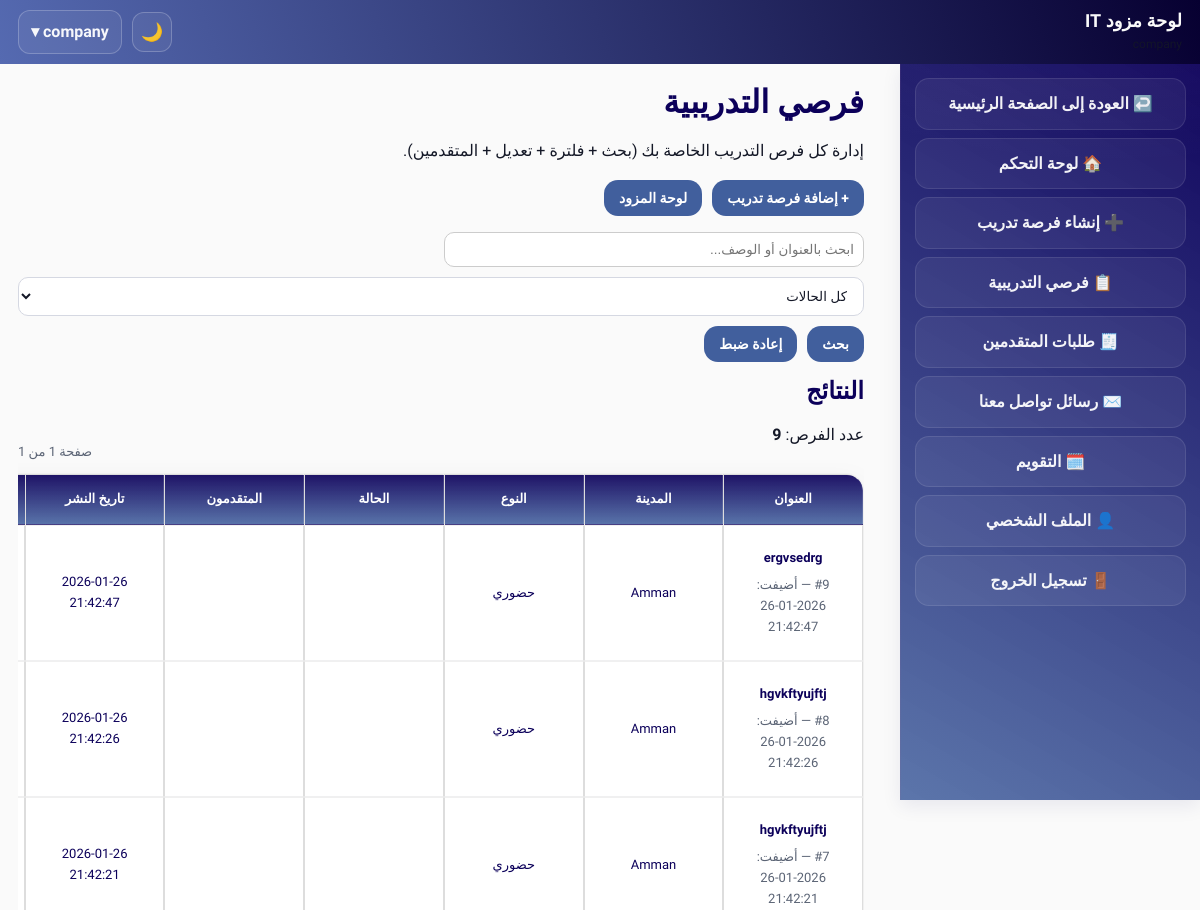
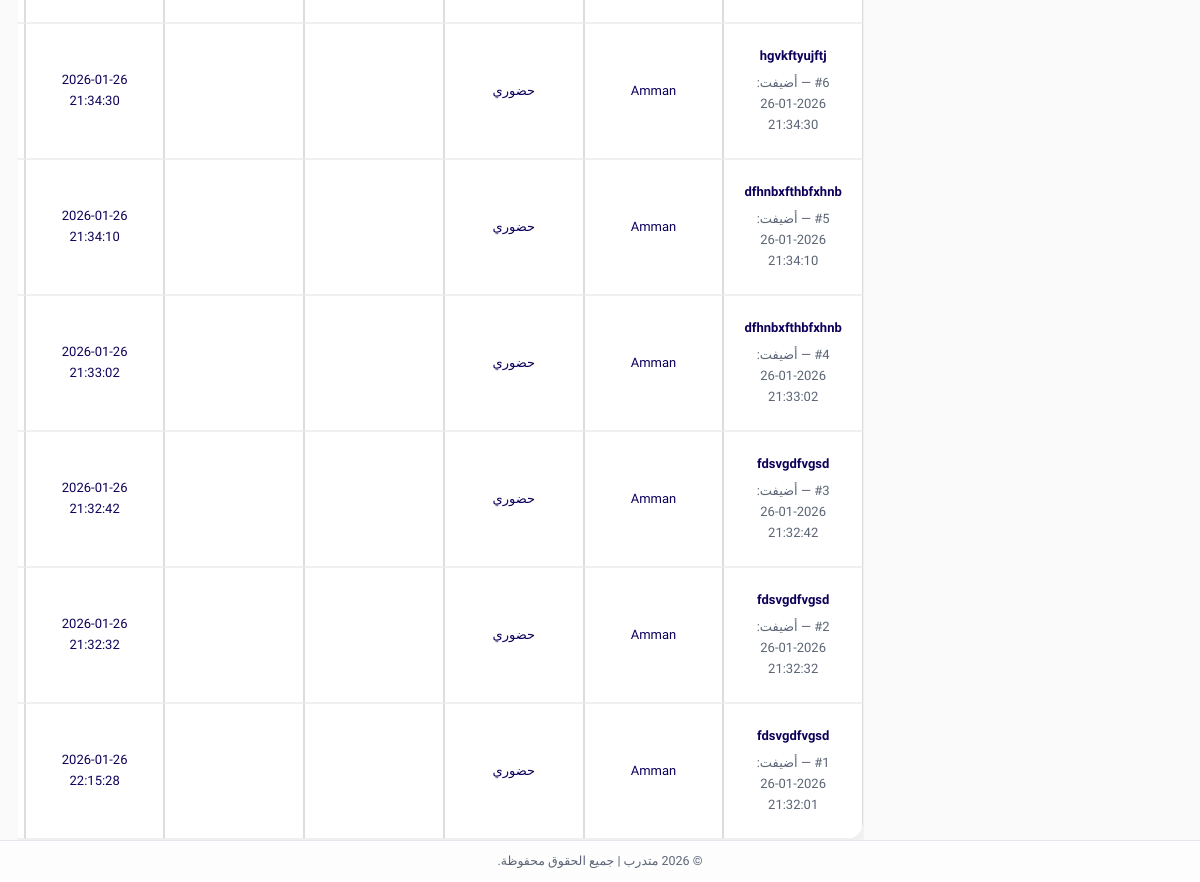
The app's page /it/provider_internships.php (signed in), older data (2 pictures, top to bottom).
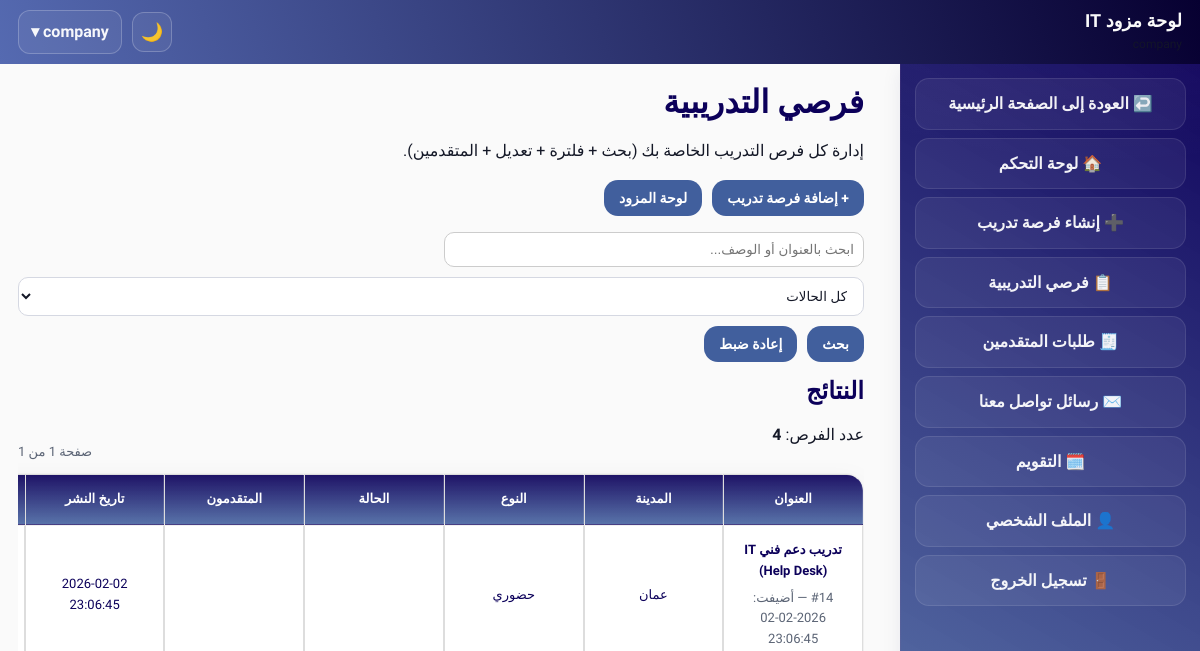
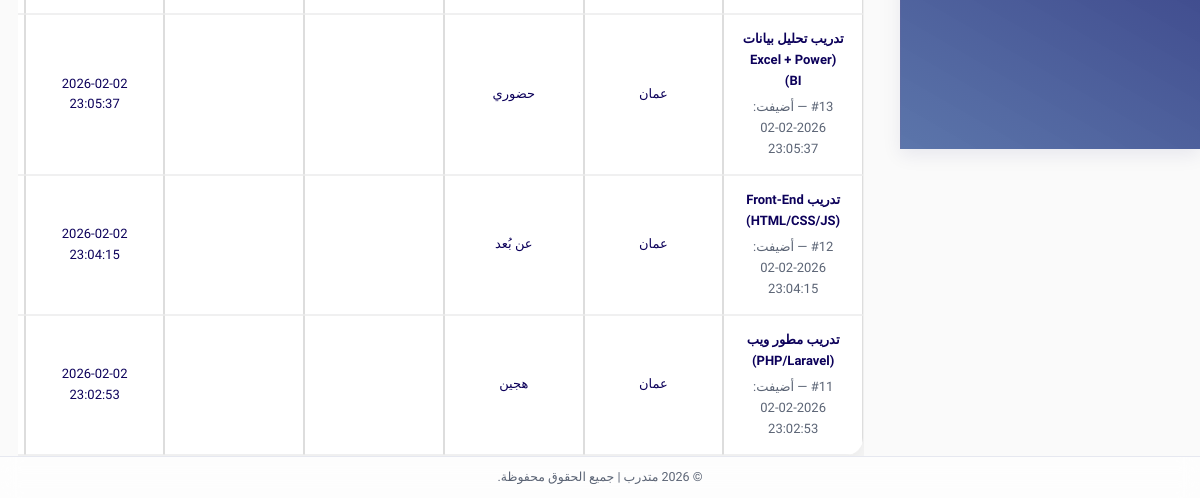
The same page, newer data (2 pictures, top to bottom).
### tables this page shows
CREATE TABLE `it_internships` (
  `internship_id` int(11) NOT NULL,
  `provider_user_id` int(11) NOT NULL,
  `title` varchar(200) NOT NULL,
  `description` text NOT NULL,
  `field` varchar(100) DEFAULT NULL,
  `internship_type` enum('onsite','remote','hybrid') NOT NULL DEFAULT 'onsite',
  `city` varchar(100) DEFAULT NULL,
  `country` varchar(100) DEFAULT NULL,
  `duration_weeks` smallint(6) DEFAULT NULL,
  `start_date` date DEFAULT NULL,
  `end_date` date DEFAULT NULL,
  `required_skills` text DEFAULT NULL,
  `seats` smallint(6) DEFAULT 1,
  `status` enum('draft','published','closed') NOT NULL DEFAULT 'published',
  `published_at` datetime DEFAULT current_timestamp(),
  `created_at` datetime NOT NULL DEFAULT current_timestamp(),
  `updated_at` datetime NOT NULL DEFAULT current_timestamp() ON UPDATE current_timestamp()
);

### includes/theme_init.php (called while the page is built, shortened)
<?php
$theme = $_SESSION['site_theme'] ?? ($_COOKIE['site_theme'] ?? 'light');
$theme = ($theme === 'dark') ? 'dark' : 'light';
?>

### it/provider_internships.php (the view, shortened to what this page needs)
<?php
require_once __DIR__ . '/../includes/theme_init.php';
require_once __DIR__ . "/includes/auth_check.php";
function h($s){ return htmlspecialchars((string)$s, ENT_QUOTES, 'UTF-8'); }
$provider_user_id = (int)($_SESSION['user_id'] ?? 0);
$q = trim($_GET['q'] ?? '');
$status = trim($_GET['status'] ?? 'all');
$page = max(1, (int)($_GET['page'] ?? 1));
$perPage = 12;
$offset = ($page - 1) * $perPage;
$where = " WHERE i.provider_user_id = ? ";
$params = [$provider_user_id];
$stmtCount = $pdo->prepare("SELECT COUNT(*) FROM it_internships i $where");
$stmtCount->execute($params);
$total = (int)$stmtCount->fetchColumn();
$totalPages = max(1, (int)ceil($total / $perPage));
$stmt = $pdo->prepare("
  SELECT
    i.internship_id,
    i.title,
    i.city,
    i.internship_type,
    i.status,
    i.published_at,
    i.created_at,
    (SELECT COUNT(*) FROM it_applications a WHERE a.internship_id = i.internship_id) AS applicants_count
  FROM it_internships i
  $where
  ORDER BY i.internship_id DESC
  LIMIT $perPage OFFSET $offset
");
$stmt->execute($params);
$rows = $stmt->fetchAll(PDO::FETCH_ASSOC);
$typeAr = function($t){
  return ($t === 'remote') ? 'عن بُعد' : (($t === 'hybrid') ? 'هجين' : 'حضوري');
};
?>
<!DOCTYPE html>
<html lang="ar" dir="rtl">
<head>
  <link rel="stylesheet" href="/mutadarrib/assets/css/style.css">
  <link rel="stylesheet" href="/mutadarrib/assets/css/admin.css">
  <link rel="stylesheet" href="/mutadarrib/assets/css/it.css">
</head>
<body data-theme="<?= h($theme) ?>">
<div class="it-shell" id="itShell">
  <?php include __DIR__ . "/includes/header.php"; ?>
  <div class="it-body">
    <?php include __DIR__ . "/includes/sidebar.php"; ?>
    <main class="it-main">
      <div class="it-main-head">
        <div>
          <h1>فرصي التدريبية</h1>
          <p>إدارة كل فرص التدريب الخاصة بك (بحث + فلترة + تعديل + المتقدمين).</p>
        </div>
        <div style="display:flex; gap:10px; flex-wrap:wrap">
          <a class="btn btn-primary" href="/mutadarrib/it/it_internship_create.php">+ إضافة فرصة تدريب</a>
          <a class="btn btn-ghost" href="/mutadarrib/it/dashboard.php">لوحة المزود</a>
        </div>
      </div>
      <form method="GET" class="filters" style="margin:10px 0 14px; display:flex; gap:10px; flex-wrap:wrap; align-items:center">
        <input type="text" name="q" placeholder="ابحث بالعنوان أو الوصف..." value="<?= h($q) ?>" class="inp">
        <select name="status" class="inp">
          <option value="all" <?= ($status==='all'?'selected':'') ?>>كل الحالات</option>
        </select>
        <button class="btn btn-outline" type="submit">بحث</button>
        <a class="btn btn-ghost" href="/mutadarrib/it/provider_internships.php">إعادة ضبط</a>
      </form>
      <div class="panel">
        <div class="panel-head" style="display:flex;justify-content:space-between;align-items:flex-end;gap:10px;flex-wrap:wrap">
          <div>
            <h2 class="panel-title">النتائج</h2>
            <p class="panel-sub">عدد الفرص: <strong><?= $total ?></strong></p>
          </div>
          <div class="muted">صفحة <?= $page ?> من <?= $totalPages ?></div>
        </div>
        <?php if (!$rows): ?>
          <div class="empty-state">لا توجد فرص مطابقة للبحث/الفلترة.</div>
        <?php else: ?>
          <div class="table-wrap">
            <table class="dash-table">
              <thead>
                <tr>
                  <th>العنوان</th>
                  <th>المدينة</th>
                  <th>النوع</th>
                  <th>الحالة</th>
                  <th>المتقدمون</th>
                  <th>تاريخ النشر</th>
                  <th>إجراءات</th>
                </tr>
              </thead>
              <tbody>
                <?php foreach ($rows as $it): ?>
                  <tr>
                    <td>
                      <strong><?= h($it['title']) ?></strong>
                      <div class="muted">#<?= (int)$it['internship_id'] ?> — أضيفت: <?= h($it['created_at'] ?? '-') ?></div>
                    </td>
                    <td><?= h($it['city'] ?? '-') ?></td>
                    <td><?= h($typeAr($it['internship_type'])) ?></td>
                    <td>
                      <span class="badge <?= ($it['status']==='published'?'badge-green':($it['status']==='draft'?'badge-blue':'badge-gray')) ?>">
                      </span>
                    </td>
                    <td><span class="badge badge-blue"><?= (int)$it['applicants_count'] ?></span></td>
                    <td><?= h($it['published_at'] ?? '-') ?></td>
                    <td class="actions-cell">
                    </td>
                  </tr>
                <?php endforeach; ?>
              </tbody>
            </table>
          </div>
        <?php endif; ?>
      </div>
    </main>
  </div>
  <?php include __DIR__ . "/includes/footer.php"; ?>
</div>
</body>
</html>

Row changes from the older to the newer data that the page shows:
removed it_internships: title "ergvsedrg", created_at "2026-01-26 21:42:47", city "Amman", internship_type "حضوري", published_at "2026-01-26 21:42:47"
removed it_internships: title "hgvkftyujftj", created_at "2026-01-26 21:42:26", city "Amman", internship_type "حضوري", published_at "2026-01-26 21:42:26"
removed it_internships: title "hgvkftyujftj", created_at "2026-01-26 21:42:21", city "Amman", internship_type "حضوري", published_at "2026-01-26 21:42:21"
removed it_internships: title "hgvkftyujftj", created_at "2026-01-26 21:34:30", city "Amman", internship_type "حضوري", published_at "2026-01-26 21:34:30"
removed it_internships: title "dfhnbxfthbfxhnb", created_at "2026-01-26 21:34:10", city "Amman", internship_type "حضوري", published_at "2026-01-26 21:34:10"
removed it_internships: title "dfhnbxfthbfxhnb", created_at "2026-01-26 21:33:02", city "Amman", internship_type "حضوري", published_at "2026-01-26 21:33:02"
removed it_internships: title "fdsvgdfvgsd", created_at "2026-01-26 21:32:42", city "Amman", internship_type "حضوري", published_at "2026-01-26 21:32:42"
removed it_internships: title "fdsvgdfvgsd", created_at "2026-01-26 21:32:32", city "Amman", internship_type "حضوري", published_at "2026-01-26 21:32:32"
removed it_internships: title "fdsvgdfvgsd", created_at "2026-01-26 21:32:01", city "Amman", internship_type "حضوري", published_at "2026-01-26 22:15:28"
added it_internships: title "تدريب دعم فني IT (Help Desk)", created_at "2026-02-02 23:06:45", city "عمان", internship_type "حضوري", published_at "2026-02-02 23:06:45"
added it_internships: title "تدريب تحليل بيانات (Excel + Power BI)", created_at "2026-02-02 23:05:37", city "عمان", internship_type "حضوري", published_at "2026-02-02 23:05:37"
added it_internships: title "تدريب Front-End (HTML/CSS/JS)", created_at "2026-02-02 23:04:15", city "عمان", internship_type "عن بُعد", published_at "2026-02-02 23:04:15"
added it_internships: title "تدريب مطور ويب (PHP/Laravel)", created_at "2026-02-02 23:02:53", city "عمان", internship_type "هجين", published_at "2026-02-02 23:02:53"
Text that changed along with them:
$total: "9" → "4"
